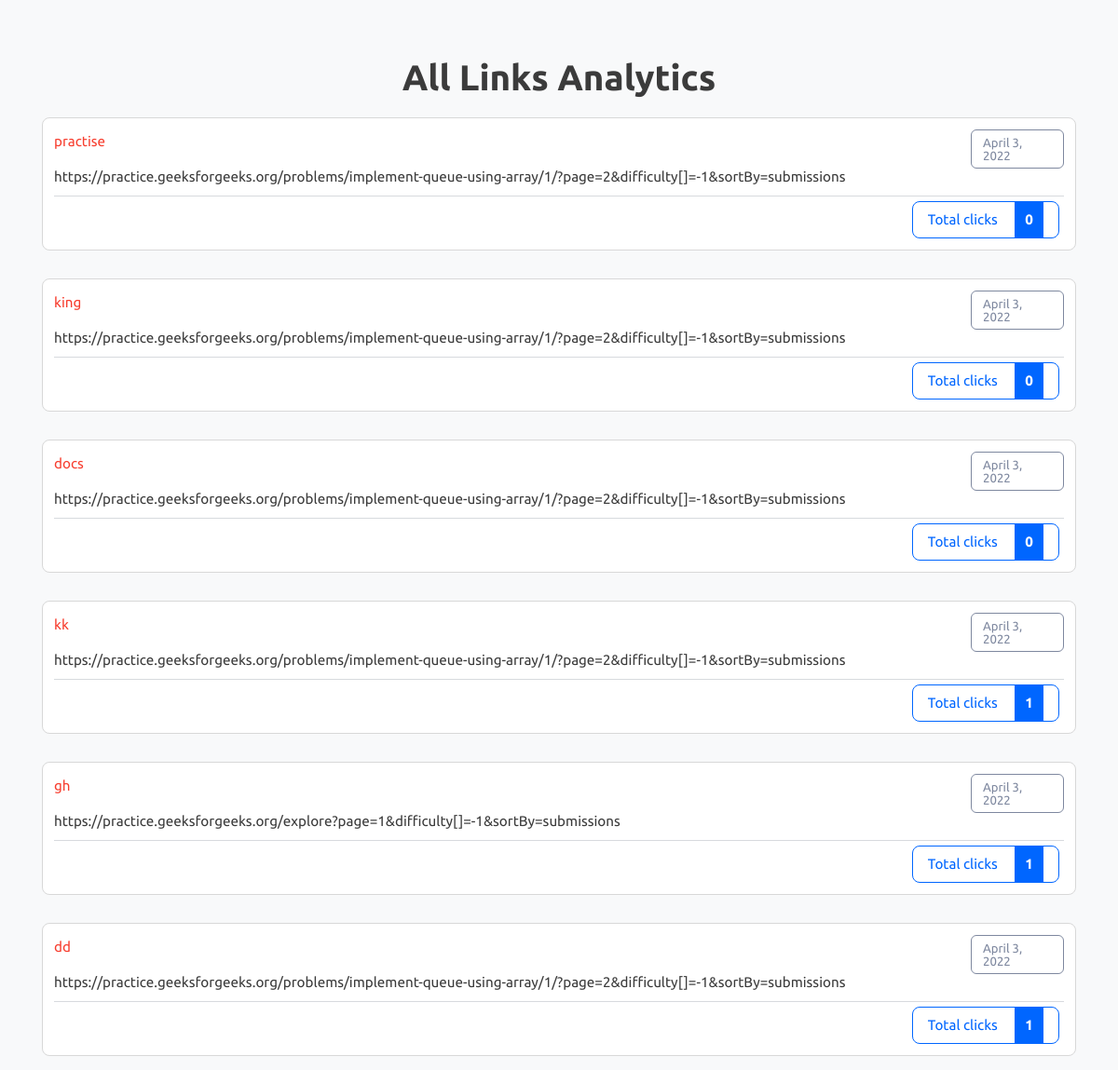
Page /all-analytics on the committed database.
### myapp/models.py (models this page shows)
class LongToShort(models.Model):
	long_url = models.URLField(max_length = 500)
	short_url = models.CharField(max_length = 50, unique = True)
	date = models.DateField(auto_now_add = True)
	clicks = models.IntegerField(default = 0)

### myapp/views.py (the view)
# urls.py: path('all-analytics', views.all_analytics),
def all_analytics(request):
	rows = LongToShort.objects.all()
	context = {
		"rows": rows
	}
	return render(request, "all-analytics.html", context)

### myapp/templates/all-analytics.html (shortened to what this page needs)
{% load static %}
<!DOCTYPE html>
<html lang="en" class="">
<head>
	<link rel="stylesheet" href="{% static 'bootstrap.min.css' %}" type="text/css" media="screen">
	<link rel="stylesheet" href="{% static 'style.css' %}" type="text/css" media="screen">
</head>
<body class="pace-done lout_stats30">
	<main id="content" role="main" class="wyniki wyniki_all">
		<div class="container">
			<div class="row">
				<div class="col-12 page_log_in mt-0">
					<h2 class="h1" style="text-align: center;">All Links Analytics</h2>
				</div>
				{% for obj in rows %}
				<div class="url_options url_stats_o" id="1">
					<p class="data_link">{{ obj.date }}</p>
					<p class="url_link">
						{{ obj.long_url }}
					</p>
					<p id="link" class="link_element">
						<a href="/analytics/{{ obj.short_url }}" class="short_url_l" target="blank">
							{{ obj.short_url }}</a>
					</p>
					<div class="stats_total btn-cutt click_stats btn_norm">
						<div>Total clicks <strong class="allClicks">{{ obj.clicks }}</strong></div>
					</div>
				</div>
				{% endfor %}
			</div>
		</div>
	</main>
</body>
</html>

### rows in the picture
LongToShort: date "April 3, 2022", long_url "https://practice.geeksforgeeks.org/problems/implement-queue-using-array/1/?page=2&difficulty[]=-1&sortBy=submissions", short_url "practise", clicks "0"
LongToShort: date "April 3, 2022", long_url "https://practice.geeksforgeeks.org/problems/implement-queue-using-array/1/?page=2&difficulty[]=-1&sortBy=submissions", short_url "king", clicks "0"
LongToShort: date "April 3, 2022", long_url "https://practice.geeksforgeeks.org/problems/implement-queue-using-array/1/?page=2&difficulty[]=-1&sortBy=submissions", short_url "docs", clicks "0"
LongToShort: date "April 3, 2022", long_url "https://practice.geeksforgeeks.org/problems/implement-queue-using-array/1/?page=2&difficulty[]=-1&sortBy=submissions", short_url "kk", clicks "1"
LongToShort: date "April 3, 2022", long_url "https://practice.geeksforgeeks.org/explore?page=1&difficulty[]=-1&sortBy=submissions", short_url "gh", clicks "1"
LongToShort: date "April 3, 2022", long_url "https://practice.geeksforgeeks.org/problems/implement-queue-using-array/1/?page=2&difficulty[]=-1&sortBy=submissions", short_url "dd", clicks "1"
